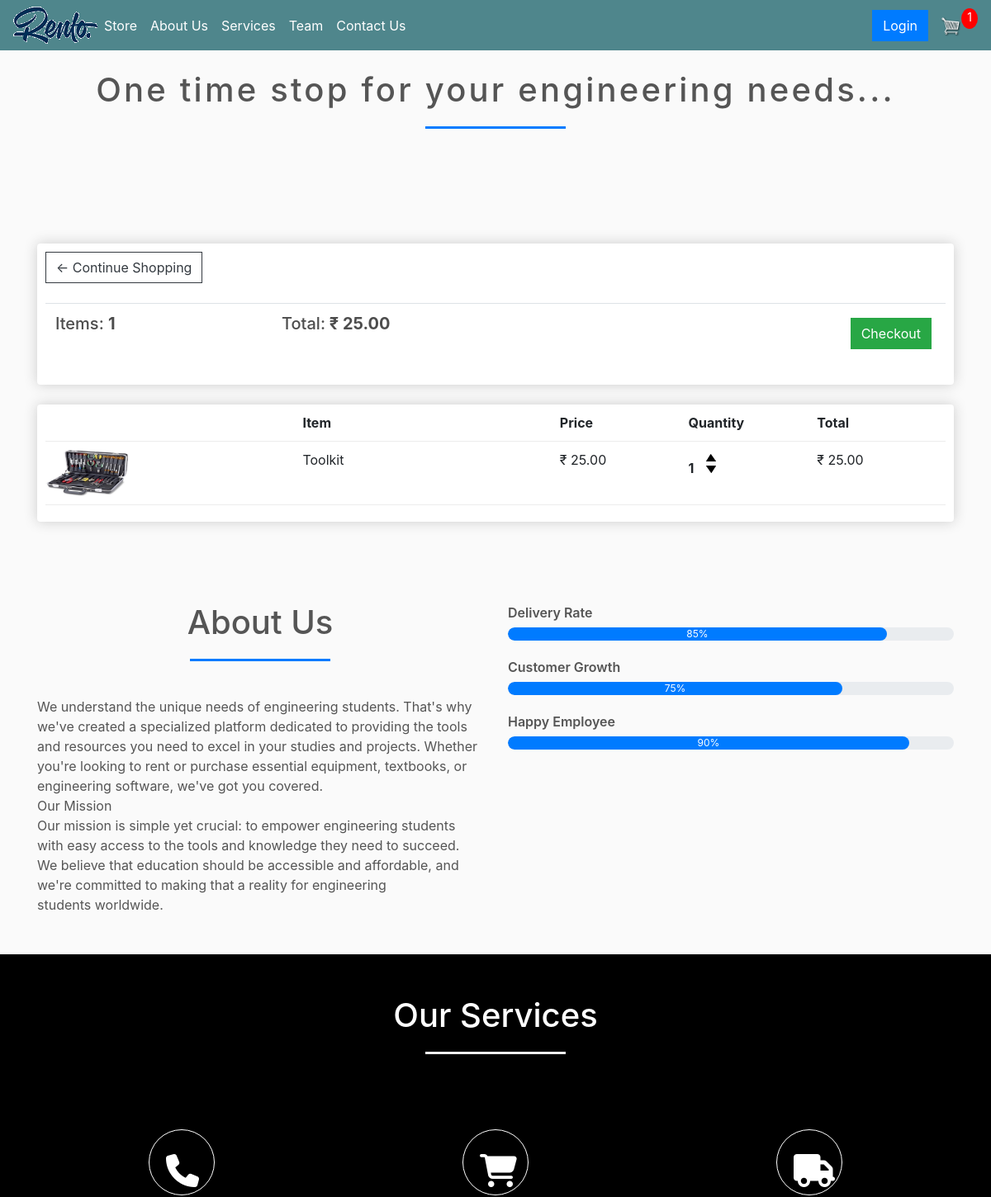
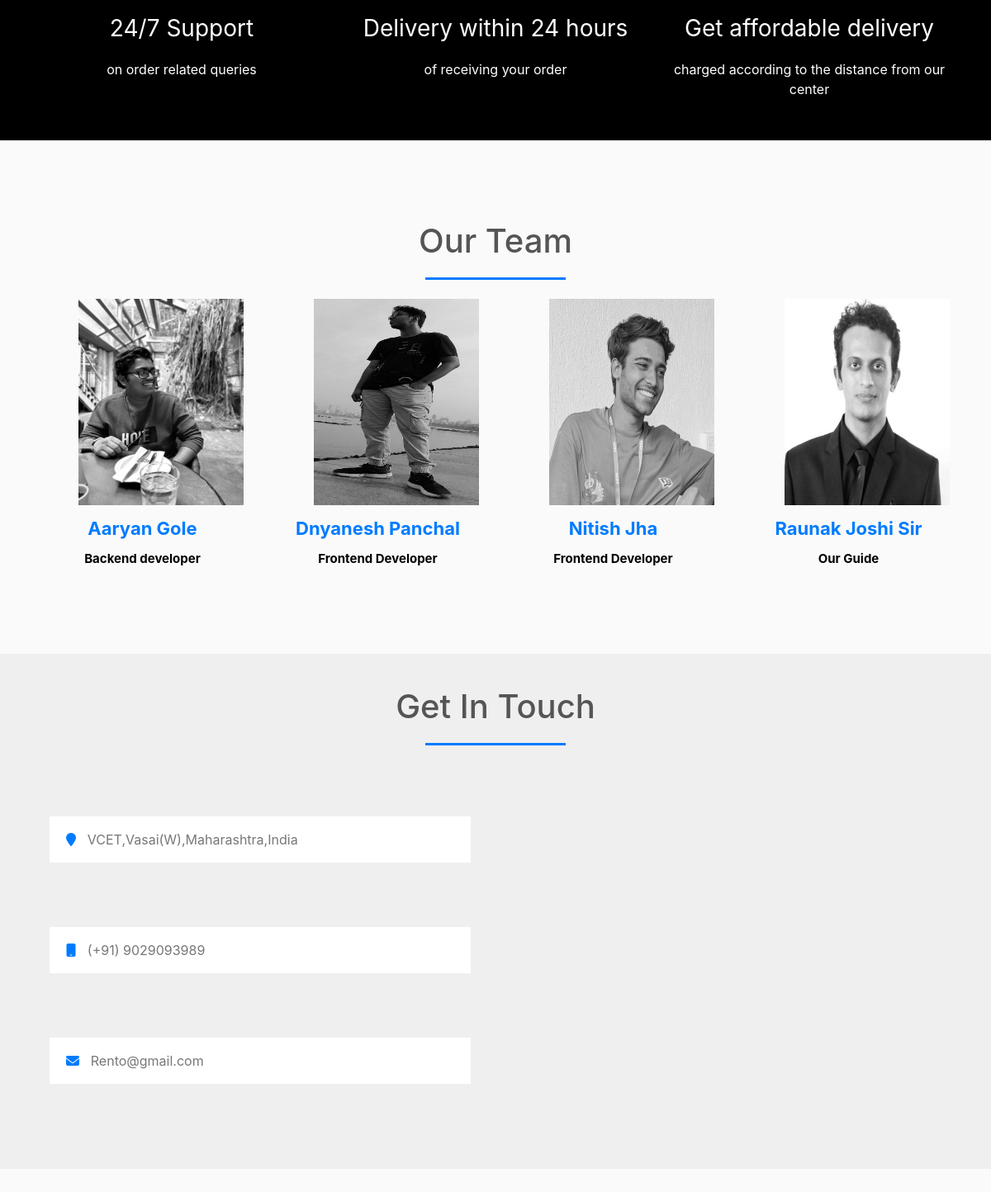
The app's page /cart/ (signed in) with its own data (2 pictures, top to bottom).
### store/models.py (models this page shows, shortened)
class Order(models.Model):
	customer = models.ForeignKey(Customer, on_delete=models.SET_NULL, null=True, blank=True)
	date_ordered = models.DateTimeField(auto_now_add=True)
	complete = models.BooleanField(default=False)
	transaction_id = models.CharField(max_length=100, null=True)
	@property
	def get_cart_total(self):
		orderitems = self.orderitem_set.all()
		total = sum([item.get_total for item in orderitems])
		return total
	@property
	def get_cart_items(self):
		orderitems = self.orderitem_set.all()
		total = sum([item.quantity for item in orderitems])
		return total

class OrderItem(models.Model):
	product = models.ForeignKey(Product, on_delete=models.SET_NULL, null=True)
	order = models.ForeignKey(Order, on_delete=models.SET_NULL, null=True)
	quantity = models.IntegerField(default=0, null=True, blank=True)
	date_added = models.DateTimeField(auto_now_add=True)
	@property
	def get_total(self):
		total = self.product.price * self.quantity
		return total

class Product(models.Model):
	name = models.CharField(max_length=200)
	price = models.FloatField()
	digital = models.BooleanField(default=False,null=True, blank=True)
	image = models.ImageField(null=True, blank=True)
	@property
	def imageURL(self):
		try:
			url = self.image.url
		except:
			url = ''
		return url

### store/views.py (the view)
# urls.py: path('cart/', views.cart, name="cart"),
def cart(request):
    data = cartData(request)
    cartItems = data['cartItems']
    order = data['order']
    items = data['items']
    context = {'items': items, 'order': order, 'cartItems': cartItems}
    return render(request, 'store/cart.html', context)

### store/utils.py (called while the page is built)
def cartData(request):
	if request.user.is_authenticated:
		customer = request.user.customer
		order, created = Order.objects.get_or_create(customer=customer, complete=False)
		items = order.orderitem_set.all()
		cartItems = order.get_cart_items
	else:
		cookieData = cookieCart(request)
		cartItems = cookieData['cartItems']
		order = cookieData['order']
		items = cookieData['items']
	return {'cartItems':cartItems ,'order':order, 'items':items}

### store/templates/store/cart.html
{% extends 'store/index.html' %}
{% load static %}
{% block content %}
	<div class="row">
		<div class="col-lg-12">
			<div class="box-element">
				<a  class="btn btn-outline-dark" href="{% url 'store' %}">&#x2190; Continue Shopping</a>
				<br>
				<br>
				<table class="table">
					<tr>
						<th><h5>Items: <strong>{{order.get_cart_items}}</strong></h5></th>
						<th><h5>Total:<strong> ₹ {{order.get_cart_total|floatformat:2}}</strong></h5></th>
						<th>
							<a  style="float:right; margin:5px;" class="btn btn-success" href="{% url 'checkout' %}">Checkout</a>
						</th>
					</tr>
				</table>
			</div>
			<br>
			<div class="box-element">
				<div class="cart-row">
					<div style="flex:2"></div>
					<div style="flex:2"><strong>Item</strong></div>
					<div style="flex:1"><strong>Price</strong></div>
					<div style="flex:1"><strong>Quantity</strong></div>
					<div style="flex:1"><strong>Total</strong></div>
				</div>
				{% for item in items %}
				<div class="cart-row">
					<div style="flex:2"><img class="row-image" src="{{item.product.imageURL}}"></div>
					<div style="flex:2"><p>{{item.product.name}}</p></div>
					<div style="flex:1"><p>₹ {{item.product.price|floatformat:2}}</p></div>
					<div style="flex:1">
						<p class="quantity">{{item.quantity}}</p>
						<div class="quantity">
							<img data-product="{{item.product.id}}" data-action="add" class="chg-quantity update-cart" src="{% static  'images/arrow-up.png' %}">
							<img data-product="{{item.product.id}}" data-action="remove" class="chg-quantity update-cart" src="{% static  'images/arrow-down.png' %}">
						</div>
					</div>
					<div style="flex:1"><p>₹ {{item.get_total|floatformat:2}}</p></div>
				</div>
				{% endfor %}
			</div>
		</div>
	</div>
{% endblock content %}

### static/css/main.css (style rules this page uses)
body { background-color: hsl(0, 0%, 98%); }
h1,h2,h3,h4,h5,h6 { color:hsl(0, 0%, 30%); }
.box-element { box-shadow:hsl(0, 0%, 80%) 0 0 16px; background-color: #fff; border-radius: 4px; padding: 10px; }
::placeholder { color: #999!important; }
.col-lg-4, .col-lg-6, .col-lg-8, .col-lg-12 { margin-top: 10px; }
.btn { border-radius: 0; }
.row-image { width: 100px; }
.cart-row { display: flex; align-items: flex-stretch; padding-bottom: 10px; margin-bottom: 10px; border-bottom: 1px solid #ececec; }
.quantity { display: inline-block; font-weight: 700; padding-right:10px; }
.chg-quantity { width: 12px; cursor: pointer; display: block; margin-top: 5px; transition:.1s; }

### records on screen
Order: get_cart_items "1", get_cart_total "25.00"
OrderItem: product.imageURL (picture), product.name "Toolkit", product.price "25.00", quantity "1", get_total "25.00"

### other values on screen
{{ cartItems }} "1"
